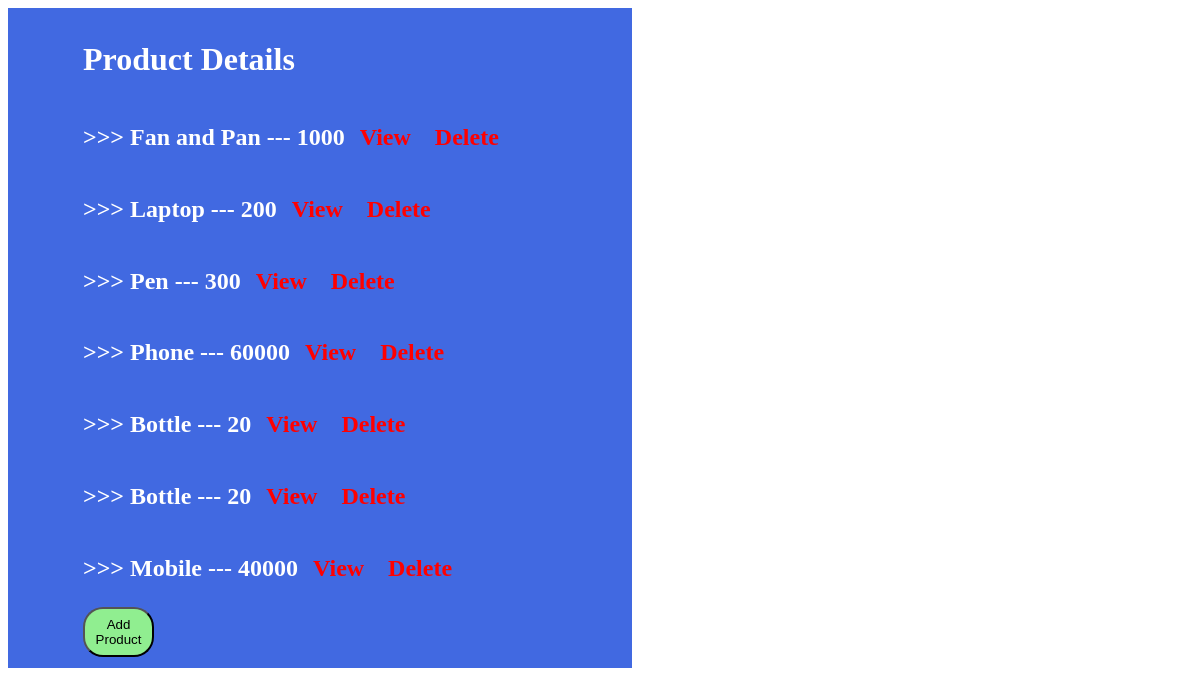
Before: /product/list with the older database file.
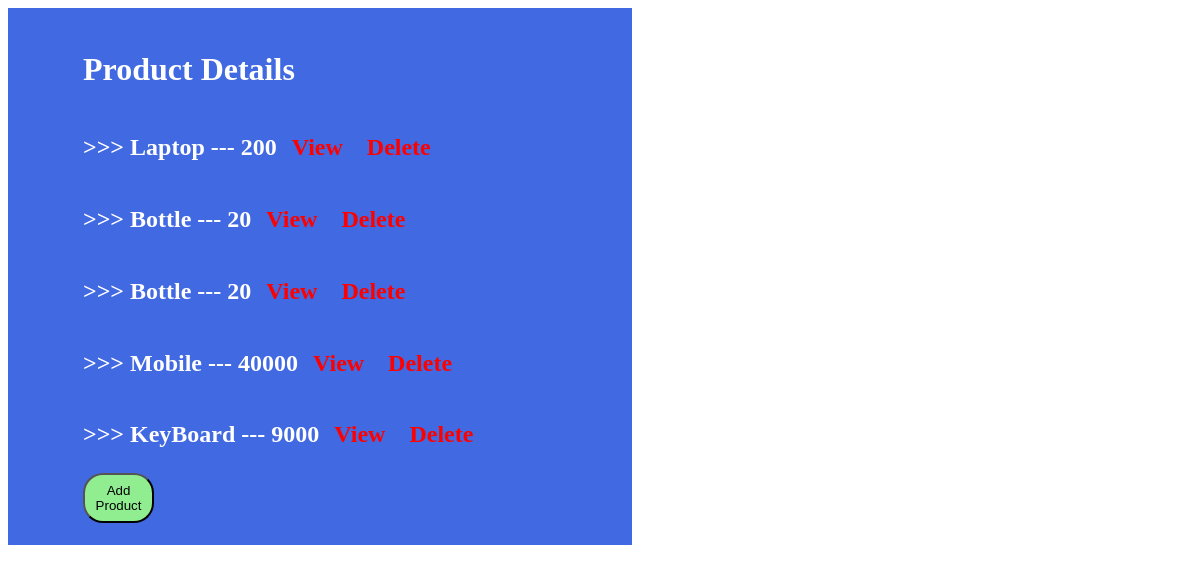
After: the same page with the newer database file.
### Products/models.py (models this page shows)
class Products(models.Model):
    name = models.TextField()
    prize = models.IntegerField()

### Products/views.py (the view)
# urls.py: path('list',list_product),
def list_product(request):
    context={
        "object" : Products.objects.all()
    }
    return render(request,'list.html',context=context)

### templates/list.html (shortened to what this page needs)
{% extends 'base.html' %}{% block content %}
<div
  style="
    display: flex;
    flex-direction: column;
    justify-content: center;
    background-color: royalblue;
    color: white;
    width: 40%;
    height: 50%;
    padding: 50px 75px;
    gap: 5px;
    overflow: auto;
    justify-content: center;
    align-content: center;
  "
>
  <h1>Product Details</h1>
  {%if object%} {%for i in object%}
  <h2>
    >>> {{i.name}} --- {{i.prize}}
    <a
      href="/product/id/{{i.id}}"
      style="color: red; padding: 9px; text-decoration: none"
    >
      View</a
    >
    <a
      href="/product/delete/{{i.id}}"
      style="color: red; padding: 9px; text-decoration: none"
    >
      Delete</a
    >
  </h2>
  {% endfor %} {% endif %}
  <a style="color: black; text-decoration: none" href="/product/form">
    <button
      style="
        border-radius: 20px;
        width: 15%;
        height: 50px;
        background-color: lightgreen;
      "
    >
      Add Product
    </button>
  </a>
  {% endblock %}

### templates/base.html (shortened to what this page needs)
<html>
  <head>
  </head>
  <body>
    {% block content %}{% endblock %}
  </body>
</html>

Changed rows visible on the page:
removed Products: name "Fan and Pan", prize "1000"
removed Products: name "Pen", prize "300"
removed Products: name "Phone", prize "60000"
added Products: name "KeyBoard", prize "9000"
